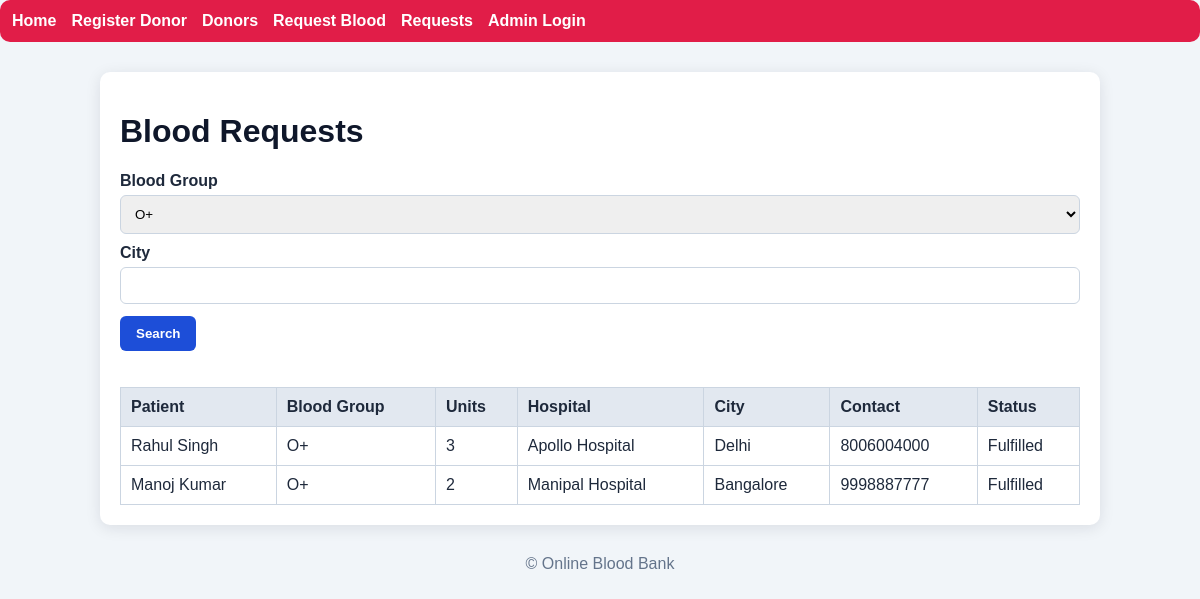
Screenshot of /request_list.php?blood_group=O+ with the database file from the repository.
### tables this page shows
CREATE TABLE IF NOT EXISTS requests (
  id INT AUTO_INCREMENT PRIMARY KEY,
  patient_name VARCHAR(100) NOT NULL,
  blood_group VARCHAR(5) NOT NULL,
  units TINYINT NOT NULL,
  hospital VARCHAR(150) NOT NULL,
  city VARCHAR(100) NOT NULL,
  contact VARCHAR(50) NOT NULL,
  status ENUM('Pending','Fulfilled','Rejected') NOT NULL DEFAULT 'Pending',
  created_at TIMESTAMP DEFAULT CURRENT_TIMESTAMP
);

### request_list.php (the view, shortened to what this page needs)
<?php
require_once 'db.php';
$blood_group = $_GET['blood_group'] ?? '';
$city = trim($_GET['city'] ?? '');
$where = [];
$params = [];
if ($blood_group) { $where[] = 'blood_group = ?'; $params[] = $blood_group; }
$whereSql = $where ? 'WHERE ' . implode(' AND ', $where) : '';
$stmt = $pdo->prepare("SELECT * FROM requests $whereSql ORDER BY created_at DESC");
$stmt->execute($params);
$requests = $stmt->fetchAll();
?>
<!DOCTYPE html>
<html lang="en"><head><meta charset="UTF-8"><meta name="viewport" content="width=device-width, initial-scale=1.0"><title>Request List</title><link rel="stylesheet" href="style.css"></head><body>
<nav><a href="index.php">Home</a><a href="donor_register.php">Register Donor</a><a href="donor_list.php">Donors</a><a href="request_blood.php">Request Blood</a><a href="request_list.php">Requests</a><a href="admin_login.php">Admin Login</a></nav>
<div class="container">
    <h1>Blood Requests</h1>
    <form method="get" style="margin-bottom:20px;">
        <label>Blood Group</label><select name="blood_group"><option value="O+" <?= $blood_group=='O+' ? 'selected':'' ?>>O+</option></select>
        <label>City</label><input type="text" name="city" value="<?= htmlspecialchars($city) ?>">
        <button type="submit">Search</button>
    </form>
    <div class="table-wrap"><table><thead><tr><th>Patient</th><th>Blood Group</th><th>Units</th><th>Hospital</th><th>City</th><th>Contact</th><th>Status</th></tr></thead><tbody>
    <?php if (count($requests) === 0): ?>
        <tr><td colspan="7">No request records found.</td></tr>
    <?php else: ?>
        <?php foreach ($requests as $req): ?>
            <tr>
                <td><?= htmlspecialchars($req['patient_name']) ?></td>
                <td><?= htmlspecialchars($req['blood_group']) ?></td>
                <td><?= htmlspecialchars($req['units']) ?></td>
                <td><?= htmlspecialchars($req['hospital']) ?></td>
                <td><?= htmlspecialchars($req['city']) ?></td>
                <td><?= htmlspecialchars($req['contact']) ?></td>
                <td><?= htmlspecialchars($req['status']) ?></td>
            </tr>
        <?php endforeach; ?>
    <?php endif; ?>
    </tbody></table></div>
</div>
<footer>© Online Blood Bank</footer>
</body></html>

### style.css (style rules this page uses)
* { box-sizing: border-box; }
body { margin:0; font-family: Arial, sans-serif; background:#f1f5f9; color:#1e293b; }
.container { max-width:1000px; margin:30px auto; padding:20px; background:white; border-radius:10px; box-shadow:0 3px 15px rgba(15,23,42,.1); }
nav { background:#e11d48; padding:12px; border-radius:10px; margin-bottom:20px; }
nav a { color:white; margin-right:15px; text-decoration:none; font-weight:600; }
h1, h2 { color:#0f172a; }
form label { display:block; margin-top:10px; font-weight:600; }
form input, form select, form textarea { width:100%; padding:10px; border:1px solid #cbd5e1; border-radius:6px; margin-top:5px; }
button { background:#1d4ed8; color:white; border:none; padding:10px 16px; margin-top:12px; border-radius:6px; cursor:pointer; font-weight:600; }
.table-wrap { overflow:auto; }
table { width:100%; border-collapse:collapse; margin-top:16px; }
th, td { border:1px solid #cbd5e1; padding:10px; text-align:left; }
th { background:#e2e8f0; }
footer { text-align:center; margin-top:24px; color:#64748b; }

### rows the page displays
requests: patient_name "Rahul Singh", blood_group "O+", units "3", hospital "Apollo Hospital", city "Delhi", contact "8006004000", status "Fulfilled"
requests: patient_name "Manoj Kumar", blood_group "O+", units "2", hospital "Manipal Hospital", city "Bangalore", contact "9998887777", status "Fulfilled"
